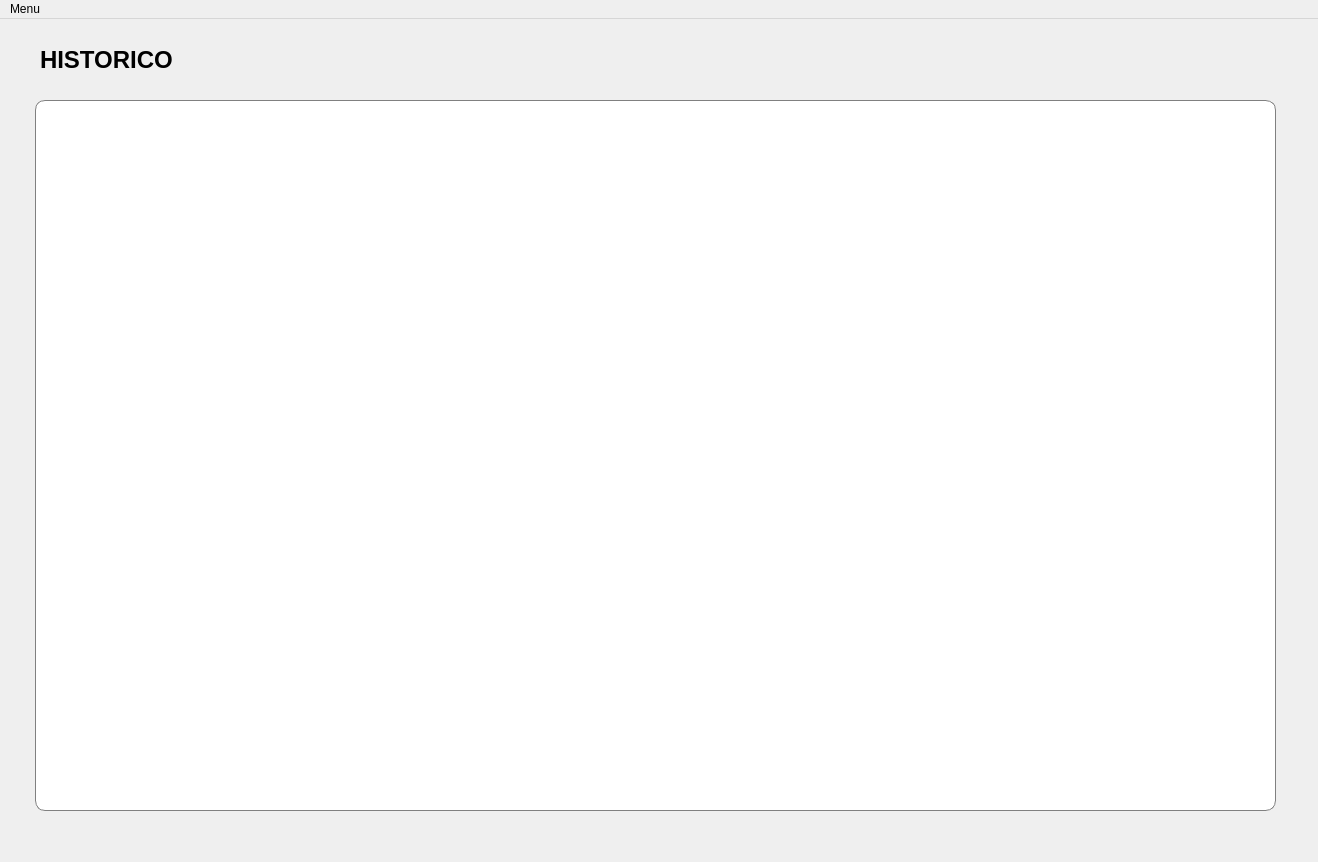
<?xml version="1.0" encoding="UTF-8"?>
<ui version="4.0">
 <class>MainWindow</class>
 <widget class="QMainWindow" name="MainWindow">
  <property name="geometry">
   <rect>
    <x>0</x>
    <y>0</y>
    <width>1318</width>
    <height>862</height>
   </rect>
  </property>
  <property name="windowTitle">
   <string>MainWindow</string>
  </property>
  <widget class="QWidget" name="centralwidget">
   <widget class="QScrollBar" name="verticalScrollBar">
    <property name="geometry">
     <rect>
      <x>1250</x>
      <y>100</y>
      <width>16</width>
      <height>671</height>
     </rect>
    </property>
    <property name="orientation">
     <enum>Qt::Vertical</enum>
    </property>
   </widget>
   <widget class="QLabel" name="label">
    <property name="geometry">
     <rect>
      <x>40</x>
      <y>30</y>
      <width>151</width>
      <height>21</height>
     </rect>
    </property>
    <property name="font">
     <font>
      <pointsize>18</pointsize>
      <weight>75</weight>
      <bold>true</bold>
     </font>
    </property>
    <property name="styleSheet">
     <string notr="true"/>
    </property>
    <property name="text">
     <string>HISTORICO</string>
    </property>
   </widget>
   <widget class="QTableWidget" name="tableWidget">
    <property name="geometry">
     <rect>
      <x>35</x>
      <y>81</y>
      <width>1241</width>
      <height>711</height>
     </rect>
    </property>
    <property name="styleSheet">
     <string notr="true">QTableWidget{
	border-radius: 10px;
	border: 1px solid gray;
	background-color: white;
}</string>
    </property>
   </widget>
  </widget>
  <widget class="QMenuBar" name="menubar">
   <property name="geometry">
    <rect>
     <x>0</x>
     <y>0</y>
     <width>1318</width>
     <height>21</height>
    </rect>
   </property>
   <widget class="QMenu" name="menuMenu">
    <property name="title">
     <string>Menu</string>
    </property>
    <addaction name="actionInicio"/>
    <addaction name="separator"/>
    <addaction name="actionPesquisar"/>
    <addaction name="separator"/>
    <addaction name="actionHistorico"/>
    <addaction name="separator"/>
    <addaction name="actionPerfil"/>
   </widget>
   <addaction name="menuMenu"/>
  </widget>
  <action name="actionInicio">
   <property name="text">
    <string>Inicio</string>
   </property>
   <property name="font">
    <font>
     <pointsize>10</pointsize>
     <weight>75</weight>
     <bold>true</bold>
    </font>
   </property>
  </action>
  <action name="actionPesquisar">
   <property name="text">
    <string>Pesquisar</string>
   </property>
   <property name="font">
    <font>
     <pointsize>10</pointsize>
     <weight>75</weight>
     <bold>true</bold>
    </font>
   </property>
  </action>
  <action name="actionHistorico">
   <property name="text">
    <string>Historico</string>
   </property>
   <property name="font">
    <font>
     <pointsize>10</pointsize>
     <weight>75</weight>
     <bold>true</bold>
    </font>
   </property>
  </action>
  <action name="actionPerfil">
   <property name="text">
    <string>Perfil</string>
   </property>
   <property name="font">
    <font>
     <pointsize>10</pointsize>
     <weight>75</weight>
     <bold>true</bold>
    </font>
   </property>
  </action>
 </widget>
 <resources/>
 <connections/>
</ui>
